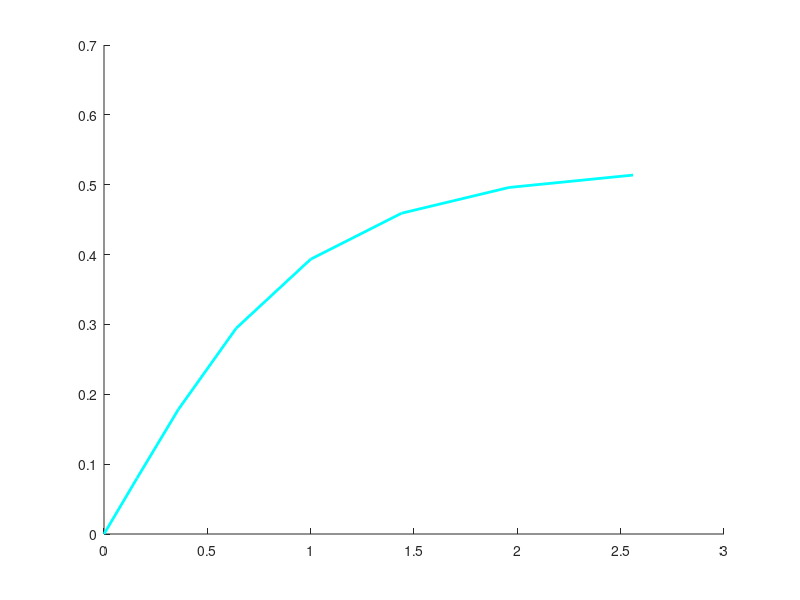
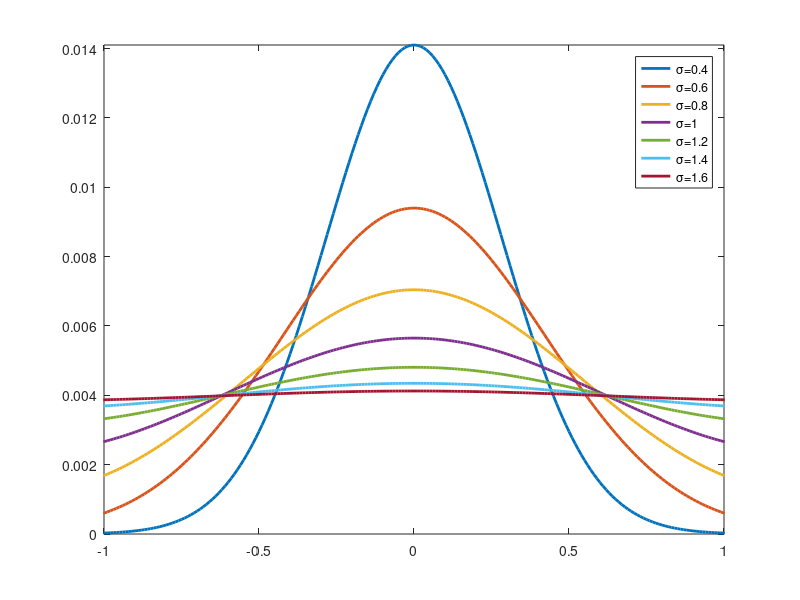

The MATLAB source for these figures, in order:
a=2.5;
x=(-a/2:0.01:a/2)';y=[];
sig=0.4:0.2:1.6;
my=zeros(1,length(sig));
for p=1:length(sig)
%sig=1.6;
sig2=sig(p)^2;
yt=zeros(size(x));
for k=-5:5
    yt=yt+exp(-(x-k*a).^2/sig2);
end
yt=yt/sum(yt);
y=[y,yt];
my(p)=sum(yt.*x.^2);
end
figure(1),hold on,plot([0,sig.^2],[0,my],'c','linewidth',2)
figure,plot(x,y,'linewidth',2)
axis([-1,1,0,max(y(:))])
legend('\sigma=0.4','\sigma=0.6','\sigma=0.8','\sigma=1','\sigma=1.2','\sigma=1.4','\sigma=1.6')
